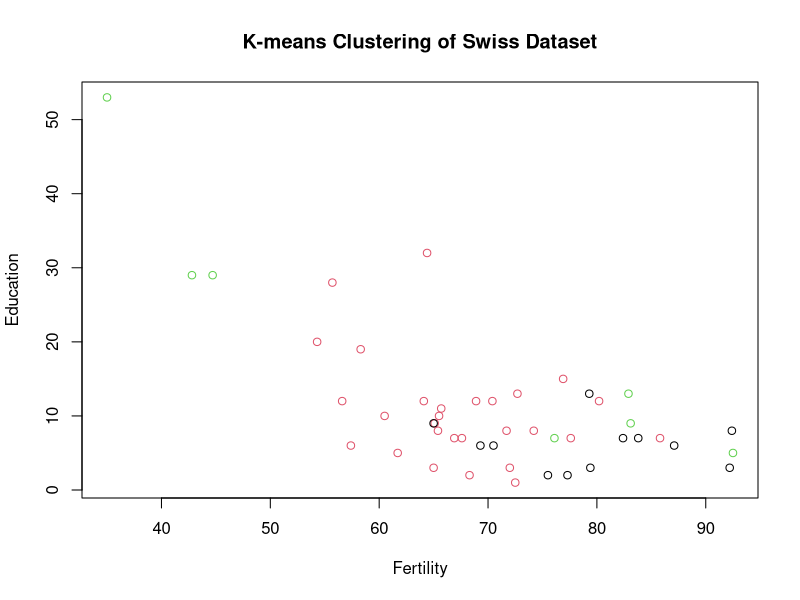

Generate this figure with R: (Note: this script raises an error after producing the figure.)
#kmeans is an unsupervised machine learning algorithm used for clustering data into k distinct groups based on similarity.
#It partitions the data into clusters such that observations within the same cluster are more similar to each other than to observations in other clusters.
#In R, the kmeans() function is used to perform k-means clustering. It takes as input a dataset and the desired number of clusters (k). Optionally, you can specify other parameters such as the initialization method, maximum number of iterations, and more.
#The kmeans() function iteratively assigns observations to clusters based on their proximity to the cluster centroids and updates the centroids until convergence.

#knn is used for supervised learning tasks like classification and regression,
#while kmeans is used for unsupervised learning tasks like clustering.

data(swiss)
dim(swiss)
head(swiss)
str(swiss)
summary(swiss)
#Performing kmean clustering
sclass <- kmeans(swiss[2:6], 3) 
#swiss[2:6] subsets the swiss dataset to include only columns 2 through 6, which are the variables used for clustering.
#These variables are typically the independent variables used to identify patterns or clusters in the data.
#The 3 specifies the number of clusters (k) that the algorithm should attempt to identify.
#In this case, k = 3 indicates that the algorithm should aim to partition the data into three clusters.
table(sclass$cluster, swiss[,1]) #creates a contingency table to summarize the clustering results. 
#sclass$cluster contains the cluster assignments assigned by the k-means algorithm to each observation in the swiss dataset. 
#Each observation is assigned to one of the k clusters.
#swiss[,1] selects the first column of the swiss dataset.
#This column typically contains the target variable or labels associated with each observation. 
#In this case, it's likely that Fertility is the first column, serving as a potential label for the cantons.
#table() generates a contingency table showing the counts of observations for each combination of cluster assignment and the first column of the swiss dataset. 
#This table provides insight into how the clusters align with the values of the first column (potentially Fertility) and allows for further analysis of the clustering results.
table(sclass$cluster, swiss[,2])
table(sclass$cluster, swiss[,3])
table(sclass$cluster, swiss[,4])
table(sclass$cluster, swiss[,5])
table(sclass$cluster, swiss[,6])

#Performing kmean clustering
sclass <- kmeans(swiss[, -1], 3)
# Visualizing the clusters (example for 2D plot)
plot(swiss[c("Fertility", "Education")], col = sclass$cluster, 
     main = "K-means Clustering of Swiss Dataset",
     xlab = "Fertility", ylab = "Education")
points(sclass$centers[, c("Fertility", "Education"), drop = FALSE], col = 1:3, pch = 8, cex = 2)
legend("topright", legend = 1:3, col = 1:3, pch = 8, title = "Cluster")

#sclass$centers[, c("Fertility", "Education"), drop = FALSE]: This extracts the cluster centers from the sclass object.
#sclass$centers contains the coordinates of the cluster centers identified by the k-means algorithm.
#[, c("Fertility", "Education"), drop = FALSE] subsets the cluster centers to include only the dimensions related to "Fertility" and "Education". The drop = FALSE argument ensures that the result remains a matrix even if it has only one column or row, preventing a subscript out of bounds error.
#col = 1:3: This sets the color of the points to be plotted. In this case, 1:3 indicates that there are three clusters, so each cluster is assigned a color from the palette defined by the numbers 1, 2, and 3.
#pch = 8: This sets the type of point marker to be used. pch = 8 specifies a solid circle marker.
#cex = 2: This sets the size of the points. cex = 2 doubles the size of the points compared to the default size.

#legend("topright", ...): This function adds a legend to the plot.
#"topright" specifies the position of the legend on the plot.
#legend = 1:3: This specifies the labels to be displayed in the legend. In this case, it represents the cluster numbers.
#col = 1:3: This assigns colors to the legend labels. The colors correspond to the colors used for the clusters in the plot.
#pch = 8: This specifies the type of point marker to be used in the legend. pch = 8 corresponds to a solid circle marker.
#title = "Cluster": This sets the title of the legend to "Cluster", indicating the meaning of the labels.
